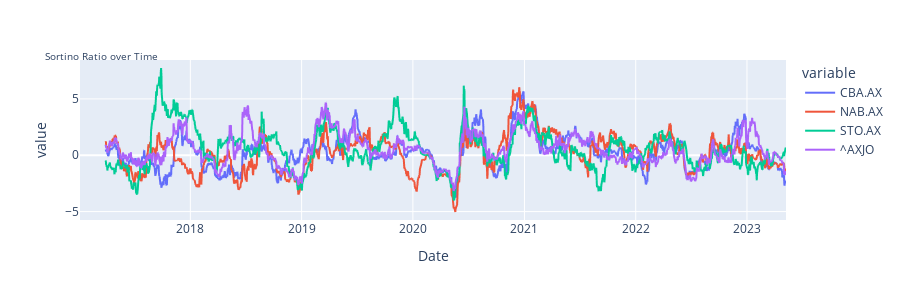

The notebook cell saved with this chart:
### Code cell
Sortino.plot().update_layout(title=dict(text="Sortino Ratio over Time", font=dict(size=10), automargin=True, yref='paper'), autosize=False, width=900, height=300)

### Figure 1 — Plotly figure (JSON) as saved in the notebook; plotly's stock layout.template omitted (floating-point values rounded to 4 significant figures; data arrays with more than 128 entries replaced by an {"elided": "..."} marker saying what was removed)
{"data": [{"hovertemplate": "variable=CBA.AX<br>Date=%{x}<br>value=%{y}<extra></extra>", "legendgroup": "CBA.AX", "line": {"color": "#636efa", "dash": "solid"}, "marker": {"symbol": "circle"}, "mode": "lines", "name": "CBA.AX", "showlegend": true, "x": {"elided": "1600 str values"}, "xaxis": "x", "y": {"elided": "1600 float values"}, "yaxis": "y", "type": "scattergl"}, {"hovertemplate": "variable=NAB.AX<br>Date=%{x}<br>value=%{y}<extra></extra>", "legendgroup": "NAB.AX", "line": {"color": "#EF553B", "dash": "solid"}, "marker": {"symbol": "circle"}, "mode": "lines", "name": "NAB.AX", "showlegend": true, "x": {"elided": "1600 str values"}, "xaxis": "x", "y": {"elided": "1600 float values"}, "yaxis": "y", "type": "scattergl"}, {"hovertemplate": "variable=STO.AX<br>Date=%{x}<br>value=%{y}<extra></extra>", "legendgroup": "STO.AX", "line": {"color": "#00cc96", "dash": "solid"}, "marker": {"symbol": "circle"}, "mode": "lines", "name": "STO.AX", "showlegend": true, "x": {"elided": "1600 str values"}, "xaxis": "x", "y": {"elided": "1600 float values"}, "yaxis": "y", "type": "scattergl"}, {"hovertemplate": "variable=^AXJO<br>Date=%{x}<br>value=%{y}<extra></extra>", "legendgroup": "^AXJO", "line": {"color": "#ab63fa", "dash": "solid"}, "marker": {"symbol": "circle"}, "mode": "lines", "name": "^AXJO", "showlegend": true, "x": {"elided": "1600 str values"}, "xaxis": "x", "y": {"elided": "1600 float values"}, "yaxis": "y", "type": "scattergl"}], "layout": {"xaxis": {"anchor": "y", "domain": [0, 1], "title": {"text": "Date"}, "type": "date", "range": ["2017-01-04", "2023-05-09"], "autorange": true}, "yaxis": {"anchor": "x", "domain": [0, 1], "title": {"text": "value"}, "type": "linear", "range": [-5.748, 8.453], "autorange": true}, "legend": {"title": {"text": "variable"}, "tracegroupgap": 0}, "margin": {"t": 60}, "title": {"font": {"size": 10}, "text": "Sortino Ratio over Time", "automargin": true, "yref": "paper"}, "autosize": false, "width": 900, "height": 300}}
